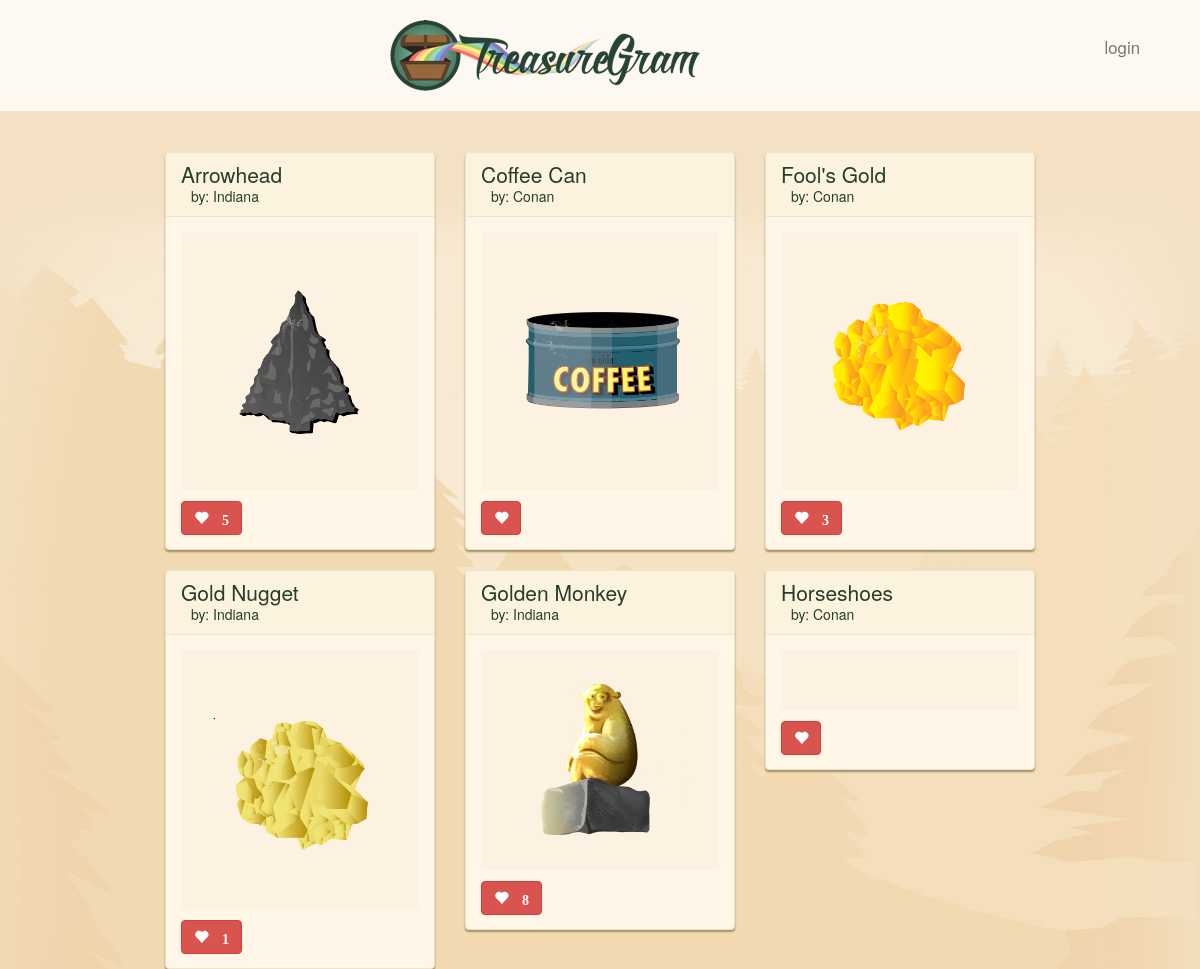
The app's page / (upper part), older data.
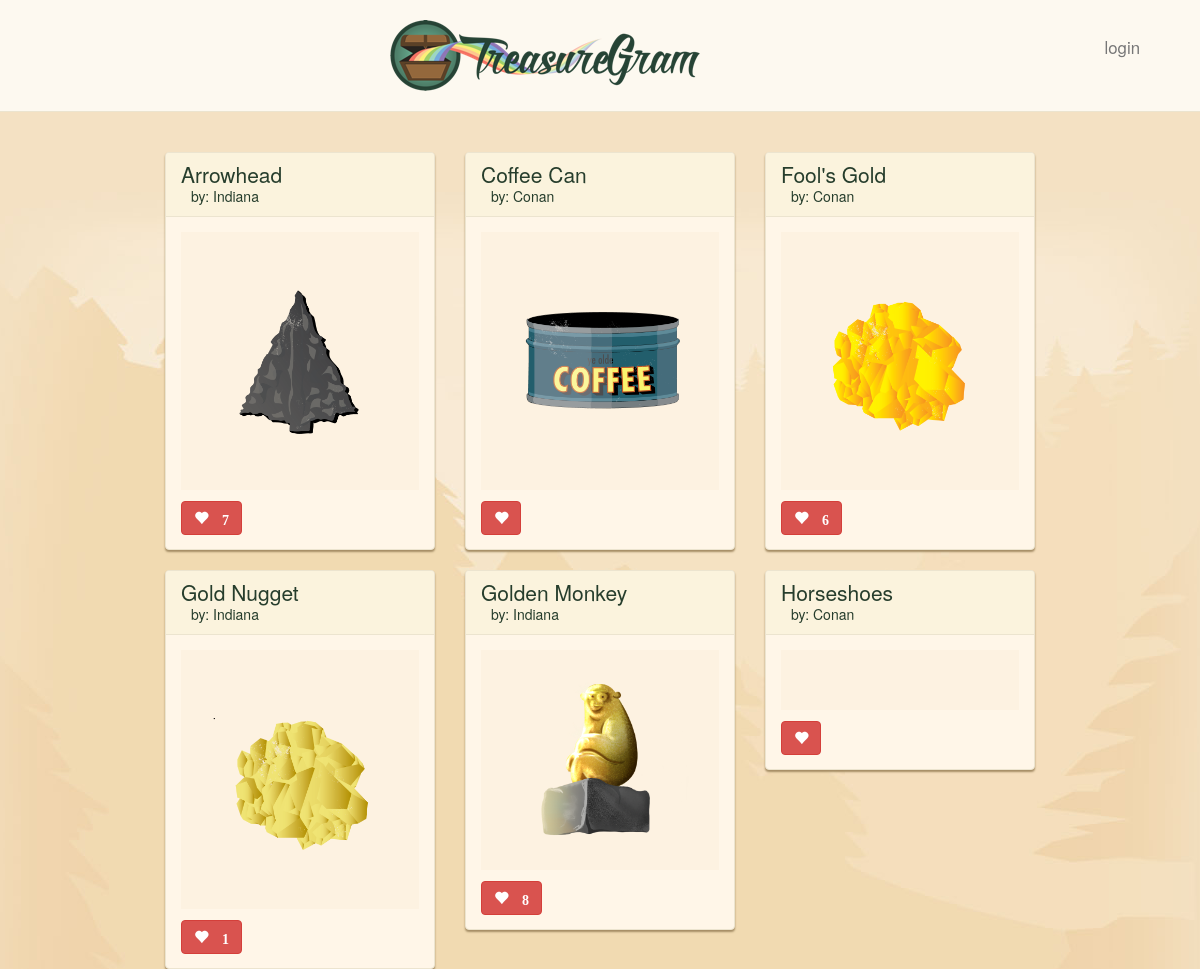
The same page, newer data.
### main_app/models.py (models this page shows, shortened)
class Treasure(models.Model):
    user = models.ForeignKey(User)
    name = models.CharField(max_length=100)
    value = models.DecimalField(max_digits=10, decimal_places=2)
    material = models.CharField(max_length=100)
    location = models.CharField(max_length=100)
    image = models.ImageField(upload_to='treasure_images',
                              default='media/default.png')
    likes = models.IntegerField(default=0)

### main_app/views.py (the view)
# urls.py: url(r'^$', views.index, name = 'index'),
def index(request):
    treasures = Treasure.objects.all()
    form = TreasureForm()
    context = {
            'treasures' : treasures,
            'form' : form,
            }
    return render(request, 'index.html', context)

### main_app/templates/index.html (shortened to what this page needs)
{% extends 'base.html' %}
{% load staticfiles %}
{% block content %}
<div class="row">
    {% for treasure in treasures|dictsort:"name" %}
    <div class="col-md-4">
        <div class="treasure panel panel-default">
            <div class="panel-heading">
                <h2 class="panel-title">{{ treasure.name }}</h2>
                <a class="panel-username"
                   href="/user/{{ treasure.user.username }}">
                    by: {{ treasure.user.username }}
                </a>
            </div>
            <div class="panel-body">
                <a href="/{{ treasure.id }}/">
                    <div class="treasure-photo">
                        <img src="{{ treasure.image.url }}" alt="" />
                    </div>
                </a>
                <button id="likes" data-id="{{ treasure.id}}"
                                   class="btn btn-mini btn-danger glyphicon glyphicon-heart"
                                   type="button">
                    {% if treasure.likes > 0 %}
                    {{ treasure.likes }}
                    {% endif %}
                </button>
            </div>
        </div>
    </div>
    {% if forloop.counter|divisibleby:"3" %}
</div><br/><div class="row">
    {% endif %}
    {% endfor %}
</div>
{% endblock %}

Row changes from the older to the newer data that the page shows:
changed Treasure "Arrowhead": likes "5" → "7"
changed Treasure "Fool's Gold": likes "3" → "6"
